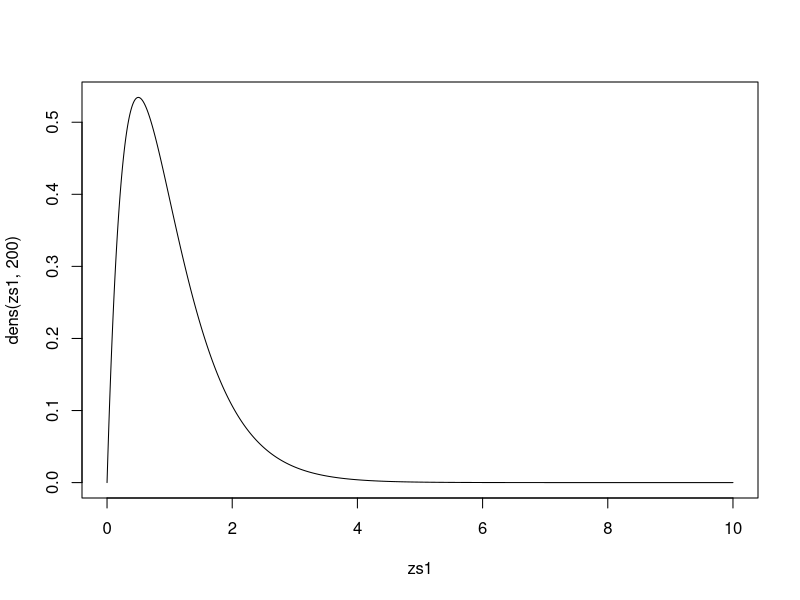
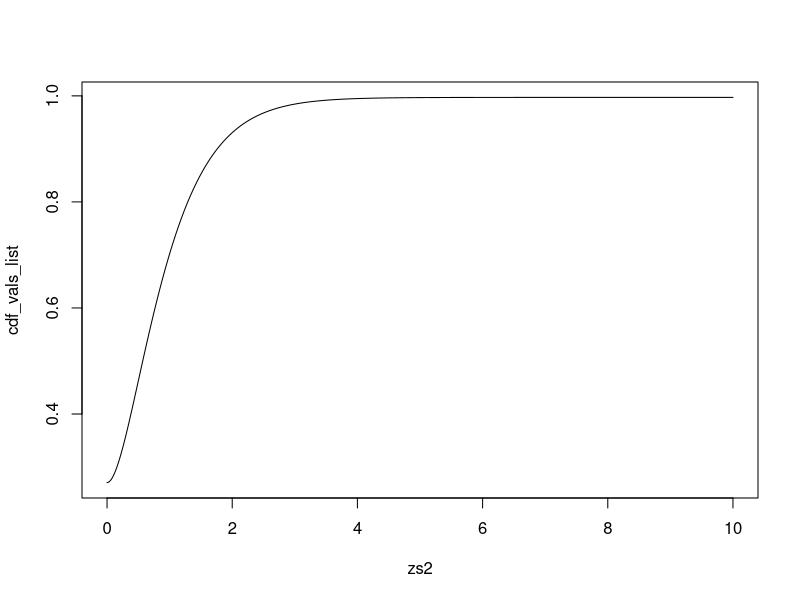
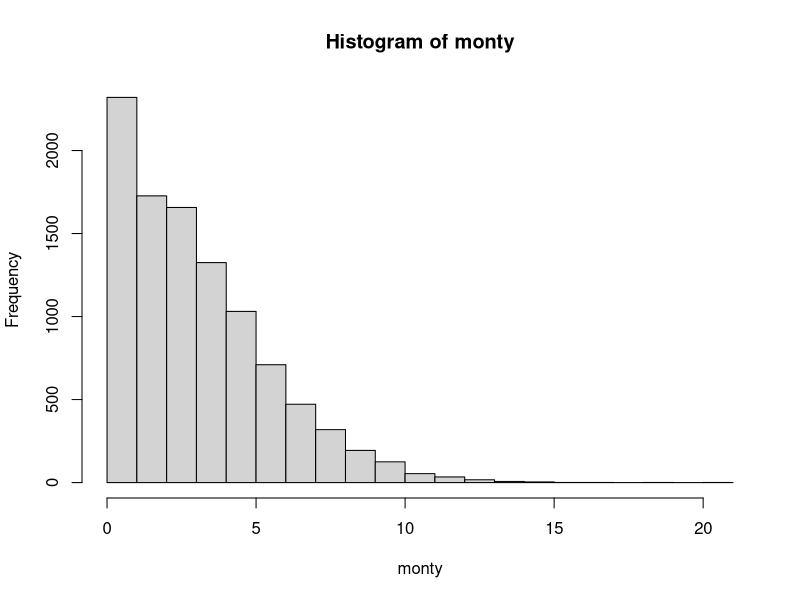

Source code (R) for these figures, in order:
rm(list=ls(all=TRUE))

dev.off()
lambda <- 2
bet <- 2
alph <- 3

###PDF

dens <- function(z,n) {partialsum = 0

for(k in 1:n){
  partialsum = partialsum + (lambda^k * exp(-lambda)/factorial(k)) * bet^(alph*k)*z*(alph * k -1) * exp(-bet*z)/gamma(alph*k)}

return(partialsum)
}

zs1 = seq(0, 10, by = 0.0005)

plot(zs1,dens(zs1,200),"l")




####CDF

gammadist <- function(u,i) {bet^(alph*i)*u*(alph * i -1) * exp(-bet*u)/gamma(alph*i)}


cdf <- function(z,n) {partialsum = lambda * exp(-lambda)
if(n>0){
  
  for(k in 1:n){
    partialsum = partialsum + (lambda^k * exp(-lambda)/factorial(k)) * integrate(gammadist,0,z,i=k)$value
  } 
} 

return(partialsum)
}


zs2 = seq(0, 10, by = 0.01)
cdf_vals_list <- c(length(zs2))

for(i in 1:length(zs2)){
  cdf_vals_list[i] <- cdf(zs2[i],20)}


plot(zs2,cdf_vals_list,"l")

#Monte Carlo Simulation_______________________________________________________________

poisson_gamma_montecarlo <- function(lambda,alpha,beta,nsim){
  
  annual_loss <- rep(NA,nsim)
  
  for (i in 1:nsim){
    
    no_of_losses <- rpois(1,lambda)
    
    if (no_of_losses == 0){
      
      annual_loss[i] <- 0
      
    } else{
      
      individual_losses = rgamma(no_of_losses,alpha, beta)
      
      agg_losses = sum(individual_losses)
      annual_loss[i] <- agg_losses
      
    }
    
  }

  
  return(annual_loss)

}

monty = poisson_gamma_montecarlo(lambda = lambda,alpha = alph,beta = bet, nsim = 10000)

hist(monty)

